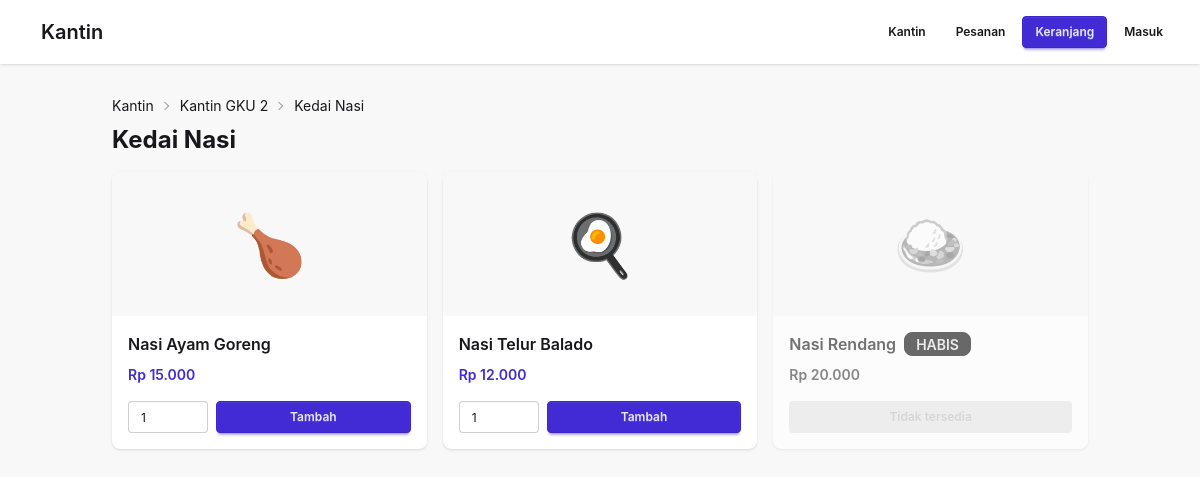
Screenshot of /customer/kedai/1/ with the database file from the repository.
### src/customer/models.py (models this page shows, shortened)
class Kedai(models.Model):
    kantin = models.ForeignKey(Kantin, on_delete=models.CASCADE, related_name='kedai')
    nama = models.CharField(max_length=80)
    deskripsi = models.CharField(max_length=160, blank=True)
    class Meta:
        ordering = ['id']
        verbose_name_plural = 'kedai'

class Kantin(models.Model):
    kode = models.SlugField(primary_key=True, max_length=20)
    nama = models.CharField(max_length=80)
    lokasi = models.CharField(max_length=120)
    emoji = models.CharField(max_length=8, default='🍽️')
    class Meta:
        ordering = ['nama']
        verbose_name_plural = 'kantin'

class Menu(models.Model):
    kedai = models.ForeignKey(Kedai, on_delete=models.CASCADE, related_name='menu')
    nama = models.CharField(max_length=80)
    harga = models.PositiveIntegerField()
    tersedia = models.BooleanField(default=True)
    emoji = models.CharField(max_length=8, default='🍽️')
    foto = models.FileField(upload_to='menu/', blank=True)
    class Meta:
        ordering = ['id']
        verbose_name_plural = 'menu'

### src/customer/views.py (the view, shortened to what this page needs)
# urls.py: path('kedai/<int:kedai_id>/', views.menu_list, name='menu'),
def menu_list(request, kedai_id):
    kedai = get_object_or_404(Kedai.objects.select_related('kantin'), pk=kedai_id)
    return render(request, 'customer/menu.html', {'kedai': kedai, 'daftar': kedai.menu.all()})

### src/customer/templatetags/kantin.py (called while the page is built)
@register.filter
def rupiah(nilai):
    try:
        return 'Rp ' + f'{int(nilai):,}'.replace(',', '.')
    except (TypeError, ValueError):
        return 'Rp 0'

@register.simple_tag(takes_context=True)
def jumlah_keranjang(context):
    keranjang = context['request'].session.get('keranjang') or {}
    return sum(keranjang.get('item', {}).values())

### src/customer/templates/customer/menu.html (shortened to what this page needs)
{% extends "customer/_dasar.html" %}
{% load kantin %}
{% block content %}
  <div class="breadcrumbs text-sm"><ul>
    <li><a href="{% url 'customer:kantin' %}">Kantin</a></li>
    <li><a href="{% url 'customer:kedai' kedai.kantin.kode %}">{{ kedai.kantin.nama }}</a></li>
    <li>{{ kedai.nama }}</li>
  </ul></div>
  <h1 class="text-2xl font-bold mb-4">{{ kedai.nama }}</h1>
  <div class="grid gap-4 sm:grid-cols-2 lg:grid-cols-3">
    {% for m in daftar %}
      <div class="card bg-base-100 shadow-sm {% if not m.tersedia %}opacity-60 grayscale{% endif %}">
        <figure class="h-36 bg-base-200">
          {% if m.foto %}<img src="{{ m.foto.url }}" alt="{{ m.nama }}" class="h-full w-full object-cover">
          {% else %}<span class="text-6xl">{{ m.emoji }}</span>{% endif %}
        </figure>
        <div class="card-body p-4">
          <h2 class="card-title text-base">{{ m.nama }}
            {% if not m.tersedia %}<span class="badge badge-neutral">HABIS</span>{% endif %}
          </h2>
          <p class="font-semibold text-primary">{{ m.harga|rupiah }}</p>
          {% if m.tersedia %}
            <form method="post" class="flex gap-2 mt-2">{% csrf_token %}
              <input type="number" name="jumlah" value="1" min="1" step="1" class="input input-bordered input-sm w-20" aria-label="Jumlah">
              <button class="btn btn-primary btn-sm flex-1">Tambah</button>
            </form>
          {% else %}
            <button class="btn btn-sm btn-disabled mt-2" disabled>Tidak tersedia</button>
          {% endif %}
        </div>
      </div>
    {% empty %}
      <p class="opacity-70">Belum ada menu.</p>
    {% endfor %}
  </div>
{% endblock %}

### src/customer/templates/customer/_dasar.html (shortened to what this page needs)
{% extends "base.html" %}
{% load kantin %}
{% block nav %}
  <div class="flex items-center gap-1">
    <a class="btn btn-ghost btn-sm hidden sm:inline-flex" href="{% url 'customer:kantin' %}">Kantin</a>
    <a class="btn btn-ghost btn-sm" href="{% url 'customer:pesanan' %}">Pesanan</a>
    <a class="btn btn-primary btn-sm" href="{% url 'customer:keranjang' %}">
      Keranjang
      {% jumlah_keranjang as n %}{% if n %}<span class="badge badge-sm">{{ n }}</span>{% endif %}
    </a>
    {% if user.is_authenticated %}
      <form method="post" action="{% url 'customer:keluar' %}">{% csrf_token %}
        <button class="btn btn-ghost btn-sm">Keluar</button>
      </form>
    {% else %}
      <a class="btn btn-ghost btn-sm" href="{% url 'customer:masuk' %}">Masuk</a>
    {% endif %}
  </div>
{% endblock %}

### templates/base.html (shortened to what this page needs)
{% load static tailwind_tags %}
<!DOCTYPE html>
<html lang="en" data-theme="cupcake">
<head>
  {% tailwind_css %}
</head>
<body class="min-h-screen bg-base-200">
  <div class="navbar bg-base-100 shadow-sm px-6">
    <a class="btn btn-ghost text-xl" href="/">Kantin</a>
    {% block nav %}{% endblock %}
  </div>
  <main class="max-w-5xl mx-auto p-6">
    {% block content %}{% endblock %}
  </main>
</body>
</html>

### rows the page displays
Kedai: kantin.nama "Kantin GKU 2", nama "Kedai Nasi"
Menu: emoji "🍗", nama "Nasi Ayam Goreng", harga|rupiah "Rp 15.000"
Menu: emoji "🍳", nama "Nasi Telur Balado", harga|rupiah "Rp 12.000"
Menu: emoji "🍛", nama "Nasi Rendang", harga|rupiah "Rp 20.000", tersedia "Tidak tersedia"
